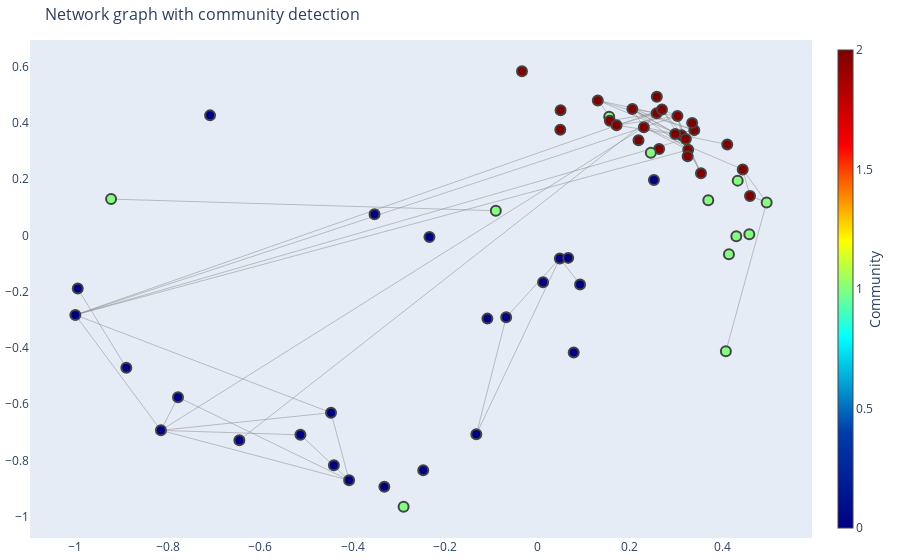

The cell this chart's notebook holds for it:
### Code cell
corr = data_df.corr('spearman')
# Assuming 'corr' is your adjacency matrix as a pandas DataFrame
G = nx.from_pandas_adjacency(corr)
partition = nx.community.louvain_communities(G, weight='weight')

# Generate positions
pos = nx.spring_layout(G)

# Create a community map
community_map = {}
for idx, community in enumerate(partition):
    for node in community:
        community_map[node] = idx

# Edge trace
edge_x = []
edge_y = []
edge_weights = []
for edge in G.edges(data=True):
    if (abs(edge[2]['weight']) < 0.5):
        continue
    x0, y0 = pos[edge[0]]
    x1, y1 = pos[edge[1]]
    edge_x.append(x0)
    edge_x.append(x1)
    edge_x.append(None)
    edge_y.append(y0)
    edge_y.append(y1)
    edge_y.append(None)
    edge_weights.append(edge[2]['weight'])

edge_trace = go.Scatter(
    x=edge_x, y=edge_y,
    line=dict(width=0.5, color='#888'),
    hoverinfo='none',
    mode='lines'
)

# Node trace
node_x = []
node_y = []
node_text = []
node_color = []

for node in G.nodes():
    x, y = pos[node]
    node_x.append(x)
    node_y.append(y)
    node_text.append(f"{node} (Community {community_map[node]})")
    node_color.append(community_map[node])

node_trace = go.Scatter(
    x=node_x, y=node_y,
    mode='markers',
    hoverinfo='text',
    marker=dict(
        showscale=True,
        colorscale='Jet',
        color=node_color,
        size=10,
        colorbar=dict(
            thickness=15,
            title='Community',
            xanchor='left',
            titleside='right'
        ),
        line_width=2),
    text=node_text
)

# Create a figure
fig = go.Figure(data=[edge_trace, node_trace],
                layout=go.Layout(
                    title='Network graph with community detection',
                    titlefont_size=16,
                    showlegend=False,
                    hovermode='closest',
                    margin=dict(b=20,l=5,r=5,t=40),
                    annotations=[ dict(
                        text="",
                        showarrow=False,
                        xref="paper", yref="paper") ],
                    xaxis=dict(showgrid=False, zeroline=False),
                    yaxis=dict(showgrid=False, zeroline=False))
                )
fig.show()

### Figure 1 — Plotly figure (JSON) as saved in the notebook; plotly's stock layout.template omitted (floating-point values rounded to 4 significant figures; data arrays with more than 128 entries replaced by an {"elided": "..."} marker saying what was removed)
{"data": [{"hoverinfo": "none", "line": {"color": "#888", "width": 0.5}, "mode": "lines", "type": "scatter", "x": {"elided": "372 float values"}, "y": {"elided": "372 float values"}}, {"hoverinfo": "text", "marker": {"color": [2, 0, 2, 1, 0, 0, 0, 2, 0, 2, 2, 0, 2, 0, 1, 2, 0, 2, 0, 1, 1, 1, 2, 0, 0, 1, 0, 1, 0, 0, 1, 1, 1, 0, 1, 0, 2, 0, 0, 2, 2, 2, 2, 1, 2, 2, 2, 2, 0, 2, 2, 2, 2, 2, 2, 0, 0, 0, 0, 0, 2], "colorbar": {"thickness": 15, "title": {"side": "right", "text": "Community"}, "xanchor": "left"}, "colorscale": [[0, "rgb(0,0,131)"], [0.2, "rgb(0,60,170)"], [0.4, "rgb(5,255,255)"], [0.6, "rgb(255,255,0)"], [0.8, "rgb(250,0,0)"], [1, "rgb(128,0,0)"]], "line": {"width": 2}, "showscale": true, "size": 10}, "mode": "markers", "text": ["g_[Eubacterium]_coprostanoligenes_group (Community 2)", "g_[Eubacterium]_hallii_group (Community 0)", "g_[Eubacterium]_ruminantium_group (Community 2)", "g_Acidaminococcus (Community 1)", "g_Alloprevotella (Community 0)", "g_Bifidobacterium (Community 0)", "g_Butyricicoccus (Community 0)", "g_CAG-873 (Community 2)", "g_Campylobacter (Community 0)", "g_Candidatus_Methanogranum (Community 2)", "g_Christensenellaceae_R-7_group (Community 2)", "g_Collinsella (Community 0)", "g_Coprococcus_2 (Community 2)", "g_Coriobacteriaceae_UCG-003 (Community 0)", "g_Dialister (Community 1)", "g_Elusimicrobium (Community 2)", "g_Enterorhabdus (Community 0)", "g_Erysipelotrichaceae_UCG-004 (Community 2)", "g_Faecalibacterium (Community 0)", "g_Family_XIII_AD3011_group (Community 1)", "g_Family_XIII_UCG-001 (Community 1)", "g_GCA-900066575 (Community 1)", "g_Helicobacter (Community 2)", "g_Lachnoclostridium (Community 0)", "g_Lachnospira (Community 0)", "g_Lachnospiraceae_FCS020_group (Community 1)", "g_Lachnospiraceae_ND3007_group (Community 0)", "g_Lachnospiraceae_NK3A20_group (Community 1)", "g_Lactobacillus (Community 0)", "g_Libanicoccus (Community 0)", "g_Marvinbryantia (Community 1)", "g_Megasphaera (Community 1)", "g_Olsenella (Community 1)", "g_Oribacterium (Community 0)", "g_Peptococcus (Community 1)", "g_Prevotella_2 (Community 0)", "g_Prevotella_7 (Community 2)", "g_Prevotella_9 (Community 0)", "g_Prevotellaceae_NK3B31_group (Community 0)", "g_Prevotellaceae_UCG-003 (Community 2)", "g_Prevotellaceae_UCG-004 (Community 2)", "g_Rikenellaceae_RC9_gut_group (Community 2)", "g_Ruminiclostridium_6 (Community 2)", "g_Ruminiclostridium_9 (Community 1)", "g_Ruminococcaceae_NK4A214_group (Community 2)", "g_Ruminococcaceae_UCG-002 (Community 2)", "g_Ruminococcaceae_UCG-003 (Community 2)", "g_Ruminococcaceae_UCG-005 (Community 2)", "g_Ruminococcaceae_UCG-008 (Community 0)", "g_Ruminococcaceae_UCG-009 (Community 2)", "g_Ruminococcaceae_UCG-010 (Community 2)", "g_Ruminococcaceae_UCG-011 (Community 2)", "g_Ruminococcaceae_UCG-013 (Community 2)", "g_Ruminococcaceae_UCG-014 (Community 2)", "g_Ruminococcus_1 (Community 2)", "g_Senegalimassilia (Community 0)", "g_Slackia (Community 0)", "g_Solobacterium (Community 0)", "g_Streptococcus (Community 0)", "g_Succinivibrio (Community 0)", "g_Treponema_2 (Community 2)"], "type": "scatter", "x": [0.3121, -0.1323, 0.2186, -0.09015, -0.7085, -1, 0.01212, 0.2578, -0.2338, 0.4107, 0.4441, -0.4468, 0.2633, -0.7779, 0.2453, 0.2583, -0.2472, 0.1306, 0.04841, 0.4959, 0.4077, 0.1552, -0.03347, 0.0665, -0.1084, 0.3696, -0.06774, 0.4143, -0.3314, -0.8148, 0.4584, -0.9227, -0.2897, 0.252, 0.4303, -0.8897, 0.05004, -0.9948, -0.3526, 0.1566, 0.2694, 0.2302, 0.2981, 0.4333, 0.3028, 0.3262, 0.04942, 0.1712, 0.07842, 0.2053, 0.3209, 0.4599, 0.3538, 0.3394, 0.3249, -0.4076, -0.5129, -0.4406, -0.6451, 0.09216, 0.3347], "y": [0.3555, -0.7073, 0.3384, 0.0875, 0.4266, -0.2831, -0.1669, 0.434, -0.006148, 0.323, 0.2344, -0.6306, 0.3073, -0.5754, 0.2934, 0.4927, -0.8355, 0.4797, -0.08215, 0.117, -0.4122, 0.4218, 0.5838, -0.08016, -0.2962, 0.1251, -0.2916, -0.06697, -0.8938, -0.6935, 0.004256, 0.1289, -0.9655, 0.1969, -0.00318, -0.4711, 0.4447, -0.1893, 0.07461, 0.4077, 0.4473, 0.3844, 0.3606, 0.1945, 0.4244, 0.304, 0.3755, 0.3914, -0.4165, 0.4495, 0.3428, 0.1402, 0.2211, 0.3741, 0.2816, -0.871, -0.7095, -0.8174, -0.7285, -0.1748, 0.3999]}], "layout": {"annotations": [{"showarrow": false, "text": "", "xref": "paper", "yref": "paper"}], "hovermode": "closest", "margin": {"b": 20, "l": 5, "r": 5, "t": 40}, "showlegend": false, "title": {"font": {"size": 16}, "text": "Network graph with community detection"}, "xaxis": {"showgrid": false, "zeroline": false}, "yaxis": {"showgrid": false, "zeroline": false}}}
